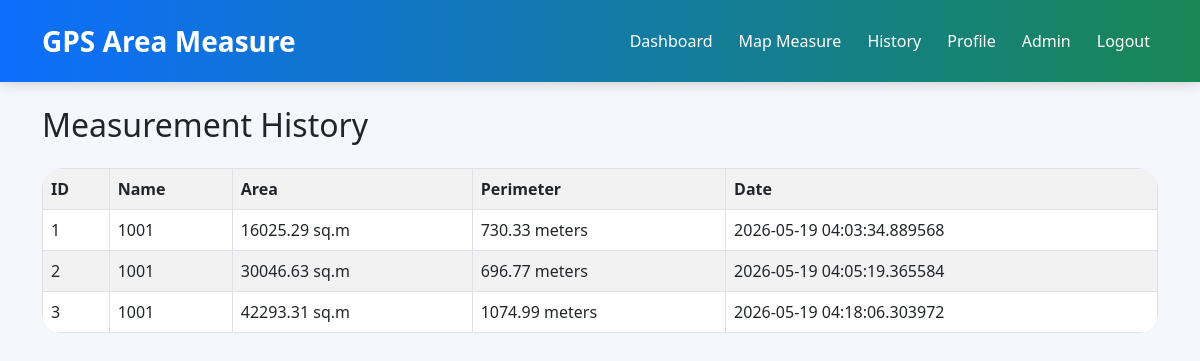
The page /history (signed in) on the database its author committed.
### models.py (models this page shows)
class Measurement(db.Model):
    id = db.Column(db.Integer, primary_key=True)
    user_id = db.Column(db.Integer)
    measurement_name = db.Column(db.String(200))
    area = db.Column(db.String(100))
    perimeter = db.Column(db.String(100))
    coordinates = db.Column(db.Text)
    created_at = db.Column(db.DateTime, default=datetime.utcnow)

### app.py (the view)
@app.route('/history')
@login_required
def history():
    measurements = Measurement.query.filter_by(
        user_id=current_user.id
    ).all()
    return render_template(
        'history.html',
        measurements=measurements
    )

### app.py (called while the page is built)
@login_manager.user_loader
def load_user(user_id):
    return User.query.get(int(user_id))

### templates/history.html
{% extends 'base.html' %}
{% block content %}
<h2 class="mb-4">
Measurement History
</h2>
<table class="table table-bordered table-striped">
<tr>
<th>ID</th>
<th>Name</th>
<th>Area</th>
<th>Perimeter</th>
<th>Date</th>
</tr>
{% for measurement in measurements %}
<tr>
<td>{{ measurement.id }}</td>
<td>{{ measurement.measurement_name }}</td>
<td>{{ measurement.area }}</td>
<td>{{ measurement.perimeter }}</td>
<td>{{ measurement.created_at }}</td>
</tr>
{% endfor %}
</table>
{% endblock %}

### templates/base.html (shortened to what this page needs)
<!DOCTYPE html>
<html lang="en">
<head>
    <link
    href="https://cdn.jsdelivr.net/npm/bootstrap@5.3.0/dist/css/bootstrap.min.css"
    rel="stylesheet"
    >
    <link
    rel="stylesheet"
    href="{{ url_for('static', filename='css/style.css') }}"
    >
</head>
<body>
<nav class="navbar navbar-expand-lg navbar-dark bg-dark">
<div class="container">
<a class="navbar-brand" href="/">
GPS Area Measure
</a>
<div class="collapse navbar-collapse" id="navbarNav">
<ul class="navbar-nav ms-auto">
<li class="nav-item">
<a class="nav-link" href="/dashboard">Dashboard</a>
</li>
<li class="nav-item">
<a class="nav-link" href="/map">Map Measure</a>
</li>
<li class="nav-item">
<a class="nav-link" href="/history">History</a>
</li>
<li class="nav-item">
<a class="nav-link" href="/profile">Profile</a>
</li>
<li class="nav-item">
<a class="nav-link" href="/admin">Admin</a>
</li>
<li class="nav-item">
<a class="nav-link" href="/logout">Logout</a>
</li>
</ul>
</div>
</div>
</nav>
<div class="container mt-4">
{% block content %}
{% endblock %}
</div>
</body>
</html>

### static/css/style.css (style rules this page uses)
body { background: #f4f7fb; font-family: 'Segoe UI', Arial, sans-serif; margin: 0; padding: 0; overflow-x: hidden; }
.navbar { padding: 15px 25px; background: linear-gradient(90deg,#0d6efd,#198754); box-shadow: 0px 0px 15px rgba(0,0,0,0.2); }
.navbar-brand { font-size: 28px; font-weight: bold; color: white !important; }
.nav-link { color: white !important; font-weight: 500; margin-left: 10px; }
.table { background: white; border-radius: 20px; overflow: hidden; }

### rows shown on the page
Measurement: id "1", measurement_name "1001", area "16025.29 sq.m", perimeter "730.33 meters", created_at "2026-05-19 04:03:34.889568"
Measurement: id "2", measurement_name "1001", area "30046.63 sq.m", perimeter "696.77 meters", created_at "2026-05-19 04:05:19.365584"
Measurement: id "3", measurement_name "1001", area "42293.31 sq.m", perimeter "1074.99 meters", created_at "2026-05-19 04:18:06.303972"
